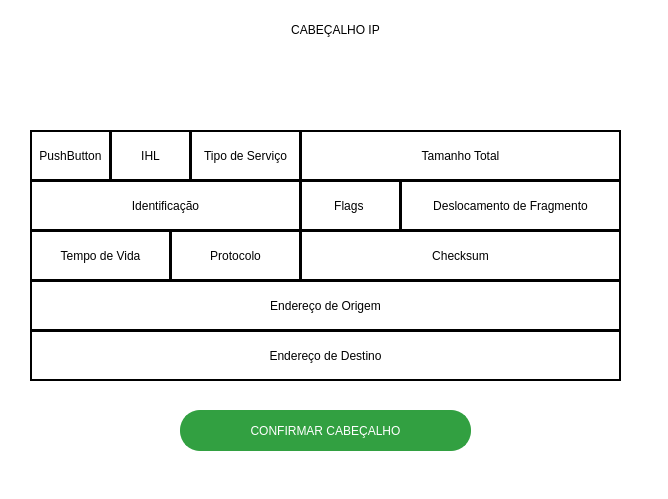
<?xml version="1.0" encoding="UTF-8"?>
<ui version="4.0">
 <class>cabecalhoIP</class>
 <widget class="QMainWindow" name="cabecalhoIP">
  <property name="geometry">
   <rect>
    <x>0</x>
    <y>0</y>
    <width>668</width>
    <height>499</height>
   </rect>
  </property>
  <property name="windowTitle">
   <string>Cabeçalho IP</string>
  </property>
  <property name="styleSheet">
   <string notr="true">background-color: rgb(255, 255, 255);</string>
  </property>
  <property name="animated">
   <bool>true</bool>
  </property>
  <property name="documentMode">
   <bool>false</bool>
  </property>
  <widget class="QWidget" name="centralwidget">
   <widget class="QLabel" name="label">
    <property name="geometry">
     <rect>
      <x>0</x>
      <y>-1</y>
      <width>671</width>
      <height>61</height>
     </rect>
    </property>
    <property name="styleSheet">
     <string notr="true">font: 87 16pt &quot;Arial Black&quot;;</string>
    </property>
    <property name="text">
     <string>CABEÇALHO IP</string>
    </property>
    <property name="alignment">
     <set>Qt::AlignCenter</set>
    </property>
   </widget>
   <widget class="QLabel" name="label_3">
    <property name="geometry">
     <rect>
      <x>110</x>
      <y>130</y>
      <width>81</width>
      <height>51</height>
     </rect>
    </property>
    <property name="styleSheet">
     <string notr="true">QLabel{
	background-color: rgb(255, 255, 255);
	border: 2px solid rgb(0, 0, 0);
}

QLabel:hover{
	
	background-color: rgb(208, 208, 208);

}</string>
    </property>
    <property name="text">
     <string>IHL</string>
    </property>
    <property name="alignment">
     <set>Qt::AlignCenter</set>
    </property>
   </widget>
   <widget class="QLabel" name="label_4">
    <property name="geometry">
     <rect>
      <x>190</x>
      <y>130</y>
      <width>111</width>
      <height>51</height>
     </rect>
    </property>
    <property name="styleSheet">
     <string notr="true">QLabel{
	background-color: rgb(255, 255, 255);
	border: 2px solid rgb(0, 0, 0);
}

QLabel:hover{
	
	background-color: rgb(208, 208, 208);

}</string>
    </property>
    <property name="text">
     <string>Tipo de Serviço</string>
    </property>
    <property name="alignment">
     <set>Qt::AlignCenter</set>
    </property>
   </widget>
   <widget class="QLabel" name="label_5">
    <property name="geometry">
     <rect>
      <x>300</x>
      <y>130</y>
      <width>321</width>
      <height>51</height>
     </rect>
    </property>
    <property name="styleSheet">
     <string notr="true">QLabel{
	background-color: rgb(255, 255, 255);
	border: 2px solid rgb(0, 0, 0);
}

QLabel:hover{
	
	background-color: rgb(208, 208, 208);

}</string>
    </property>
    <property name="text">
     <string>Tamanho Total</string>
    </property>
    <property name="alignment">
     <set>Qt::AlignCenter</set>
    </property>
   </widget>
   <widget class="QLabel" name="label_6">
    <property name="geometry">
     <rect>
      <x>30</x>
      <y>180</y>
      <width>271</width>
      <height>51</height>
     </rect>
    </property>
    <property name="styleSheet">
     <string notr="true">QLabel{
	background-color: rgb(255, 255, 255);
	border: 2px solid rgb(0, 0, 0);
}

QLabel:hover{
	
	background-color: rgb(208, 208, 208);

}</string>
    </property>
    <property name="text">
     <string>Identificação</string>
    </property>
    <property name="alignment">
     <set>Qt::AlignCenter</set>
    </property>
   </widget>
   <widget class="QLabel" name="label_7">
    <property name="geometry">
     <rect>
      <x>300</x>
      <y>180</y>
      <width>101</width>
      <height>51</height>
     </rect>
    </property>
    <property name="styleSheet">
     <string notr="true">QLabel{
	background-color: rgb(255, 255, 255);
	border: 2px solid rgb(0, 0, 0);
}

QLabel:hover{
	
	background-color: rgb(208, 208, 208);

}</string>
    </property>
    <property name="text">
     <string>Flags </string>
    </property>
    <property name="alignment">
     <set>Qt::AlignCenter</set>
    </property>
   </widget>
   <widget class="QLabel" name="label_8">
    <property name="geometry">
     <rect>
      <x>400</x>
      <y>180</y>
      <width>221</width>
      <height>51</height>
     </rect>
    </property>
    <property name="styleSheet">
     <string notr="true">QLabel{
	background-color: rgb(255, 255, 255);
	border: 2px solid rgb(0, 0, 0);
}

QLabel:hover{
	
	background-color: rgb(208, 208, 208);

}</string>
    </property>
    <property name="text">
     <string>Deslocamento de Fragmento</string>
    </property>
    <property name="alignment">
     <set>Qt::AlignCenter</set>
    </property>
   </widget>
   <widget class="QLabel" name="label_9">
    <property name="geometry">
     <rect>
      <x>30</x>
      <y>230</y>
      <width>141</width>
      <height>51</height>
     </rect>
    </property>
    <property name="styleSheet">
     <string notr="true">QLabel{
	background-color: rgb(255, 255, 255);
	border: 2px solid rgb(0, 0, 0);
}

QLabel:hover{
	
	background-color: rgb(208, 208, 208);

}</string>
    </property>
    <property name="text">
     <string>Tempo de Vida</string>
    </property>
    <property name="alignment">
     <set>Qt::AlignCenter</set>
    </property>
   </widget>
   <widget class="QLabel" name="label_10">
    <property name="geometry">
     <rect>
      <x>170</x>
      <y>230</y>
      <width>131</width>
      <height>51</height>
     </rect>
    </property>
    <property name="styleSheet">
     <string notr="true">QLabel{
	background-color: rgb(255, 255, 255);
	border: 2px solid rgb(0, 0, 0);
}

QLabel:hover{
	
	background-color: rgb(208, 208, 208);

}</string>
    </property>
    <property name="text">
     <string>Protocolo</string>
    </property>
    <property name="alignment">
     <set>Qt::AlignCenter</set>
    </property>
   </widget>
   <widget class="QLabel" name="label_11">
    <property name="geometry">
     <rect>
      <x>300</x>
      <y>230</y>
      <width>321</width>
      <height>51</height>
     </rect>
    </property>
    <property name="styleSheet">
     <string notr="true">QLabel{
	background-color: rgb(255, 255, 255);
	border: 2px solid rgb(0, 0, 0);
}

QLabel:hover{
	
	background-color: rgb(208, 208, 208);

}</string>
    </property>
    <property name="text">
     <string>Checksum</string>
    </property>
    <property name="alignment">
     <set>Qt::AlignCenter</set>
    </property>
   </widget>
   <widget class="QLabel" name="label_12">
    <property name="geometry">
     <rect>
      <x>30</x>
      <y>280</y>
      <width>591</width>
      <height>51</height>
     </rect>
    </property>
    <property name="styleSheet">
     <string notr="true">QLabel{
	background-color: rgb(255, 255, 255);
	border: 2px solid rgb(0, 0, 0);
}

QLabel:hover{
	
	background-color: rgb(208, 208, 208);

}</string>
    </property>
    <property name="text">
     <string>Endereço de Origem</string>
    </property>
    <property name="alignment">
     <set>Qt::AlignCenter</set>
    </property>
   </widget>
   <widget class="QLabel" name="label_13">
    <property name="geometry">
     <rect>
      <x>30</x>
      <y>330</y>
      <width>591</width>
      <height>51</height>
     </rect>
    </property>
    <property name="styleSheet">
     <string notr="true">QLabel{
	background-color: rgb(255, 255, 255);
	border: 2px solid rgb(0, 0, 0);
}

QLabel:hover{
	
	background-color: rgb(208, 208, 208);

}</string>
    </property>
    <property name="text">
     <string>Endereço de Destino</string>
    </property>
    <property name="alignment">
     <set>Qt::AlignCenter</set>
    </property>
   </widget>
   <widget class="QPushButton" name="pushButton_4">
    <property name="geometry">
     <rect>
      <x>180</x>
      <y>410</y>
      <width>291</width>
      <height>41</height>
     </rect>
    </property>
    <property name="styleSheet">
     <string notr="true">QPushButton{
	font: 16pt &quot;Arial&quot;;
	background-color: #32a041;
	color: rgb(255, 255, 255);
	border: 2px solid #32a041;
	border-radius:20px;
}


QPushButton:hover{
	background-color: rgb(31, 100, 41);
	border: 2px solid  rgb(31, 100, 41);
}</string>
    </property>
    <property name="text">
     <string>CONFIRMAR CABEÇALHO</string>
    </property>
   </widget>
   <widget class="QPushButton" name="pushButton">
    <property name="geometry">
     <rect>
      <x>30</x>
      <y>130</y>
      <width>81</width>
      <height>51</height>
     </rect>
    </property>
    <property name="styleSheet">
     <string notr="true">QPushButton{
	background-color: rgb(255, 255, 255);
	border: 2px solid rgb(0, 0, 0);
}

QPushButton:hover{
	
	background-color: rgb(208, 208, 208);

}</string>
    </property>
    <property name="text">
     <string>PushButton</string>
    </property>
   </widget>
  </widget>
  <widget class="QStatusBar" name="statusbar"/>
 </widget>
 <resources/>
 <connections/>
</ui>
